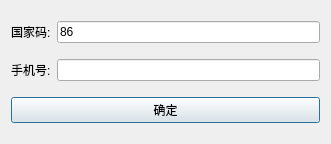
<?xml version="1.0" encoding="UTF-8"?>
<ui version="4.0">
 <class>AddContactDialog</class>
 <widget class="QDialog" name="AddContactDialog">
  <property name="geometry">
   <rect>
    <x>0</x>
    <y>0</y>
    <width>331</width>
    <height>144</height>
   </rect>
  </property>
  <property name="windowTitle">
   <string>添加好友</string>
  </property>
  <layout class="QVBoxLayout" name="verticalLayout">
   <item>
    <layout class="QHBoxLayout" name="horizontalLayout">
     <item>
      <widget class="QLabel" name="label">
       <property name="text">
        <string>国家码:</string>
       </property>
      </widget>
     </item>
     <item>
      <widget class="QLineEdit" name="cc">
       <property name="text">
        <string>86</string>
       </property>
      </widget>
     </item>
    </layout>
   </item>
   <item>
    <layout class="QHBoxLayout" name="horizontalLayout_2">
     <item>
      <widget class="QLabel" name="label_2">
       <property name="text">
        <string>手机号:</string>
       </property>
      </widget>
     </item>
     <item>
      <widget class="QLineEdit" name="phone">
       <property name="text">
        <string/>
       </property>
      </widget>
     </item>
    </layout>
   </item>
   <item>
    <widget class="QPushButton" name="ok">
     <property name="text">
      <string>确定</string>
     </property>
    </widget>
   </item>
  </layout>
 </widget>
 <resources/>
 <connections/>
</ui>
